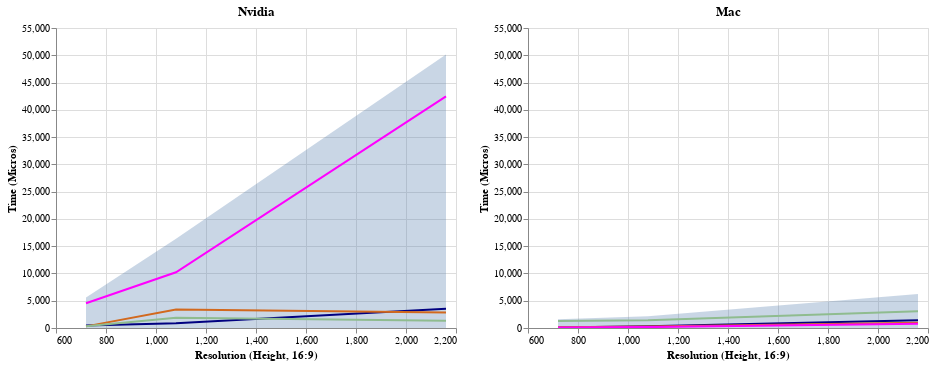

The code cell stored with this chart in its notebook:
### Code cell
def create_chart(df, name):
    input_formats = df["InputFormat"].unique()
    input_formats_dropdown = alt.binding_select(options=input_formats, name="Input format")
    input_formats_select = alt.selection_single(
        fields=["InputFormat"],
        bind=input_formats_dropdown,
        name="Input format",
        init={'InputFormat': input_formats[1]}
    )

    output_formats = df["OutputFormat"].unique()
    output_formats_dropdown = alt.binding_select(options=output_formats, name="Output format")
    output_formats_select = alt.selection_single(
        fields=["OutputFormat"],
        bind=output_formats_dropdown,
        name="Output format",
        init={'OutputFormat': output_formats[1]}
    )

    columns = [
        "CopyToDeviceVisibleTimeMicros:Q",
        "TransferDeviceVisibleToDeviceLocalTimeMicros:Q",
        "ComputeConversionTimeMicros:Q",
        "CopyDeviceVisibleToHostLocalTimeMicros:Q",
    ]

    colors = [
        'navy', 'chocolate', 'darkseagreen', 'fuchsia'
    ]

    base = alt.Chart(df).mark_area(size=1).encode(
        x=alt.X("OutputHeight:Q", title="Resolution (Height, 16:9)"),
        y=alt.Y("TotalTime:Q", title="Time (Micros)"),
        opacity=alt.value(0.3)
    )

    layers = [
        alt.Chart(df).mark_line().encode(
            x=alt.X("OutputHeight:Q"),
            y=alt.Y(column),
            tooltip=[column],
            color=alt.value(color)
        )
        for column, color in zip(columns, colors)
    ]

    return alt.layer(
        *[base, *layers]
    ).resolve_scale(
        y="shared",
        color="independent"
    ).add_selection(
        input_formats_select, output_formats_select
    ).transform_filter(
        input_formats_select & output_formats_select
    ).properties(
        title=name
    ).interactive()

nvidia_chart = create_chart(nvidia_data, "Nvidia")
mac_chart = create_chart(mac_data, "Mac")

alt.concat(nvidia_chart, mac_chart).resolve_scale(y="shared")

### Figure 1 — Vega-Lite specification as saved in the notebook (floating-point values rounded to 4 significant figures; data arrays with more than 128 entries replaced by an {"elided": "..."} marker saying what was removed)
{"config": {"view": {"continuousWidth": 400, "continuousHeight": 300}}, "concat": [{"layer": [{"mark": {"type": "area", "size": 1}, "encoding": {"opacity": {"value": 0.3}, "x": {"field": "OutputHeight", "title": "Resolution (Height, 16:9)", "type": "quantitative"}, "y": {"field": "TotalTime", "title": "Time (Micros)", "type": "quantitative"}}, "selection": {"Input format": {"type": "single", "fields": ["InputFormat"], "bind": {"input": "select", "options": ["Interleaved8BitUYVY", "Interleaved8BitBGRA", "Interleaved8BitRGBA", "Planar8Bit420", "Planar8Bit420YV12", "Planar8Bit420NV12", "Interleaved10BitRGB", "Planar16BitP216", "Planar8Bit422", "Planar8Bit444", "Planar10Bit420", "Planar10Bit422", "Planar10Bit444"], "name": "Input format"}, "init": {"InputFormat": "Interleaved8BitBGRA"}}, "Output format": {"type": "single", "fields": ["OutputFormat"], "bind": {"input": "select", "options": ["Planar8Bit420", "Planar8Bit422", "Planar8Bit444", "Planar10Bit420", "Planar10Bit422", "Planar10Bit444", "Interleaved8BitUYVY", "Interleaved8BitBGRA", "Interleaved10BitRGB"], "name": "Output format"}, "init": {"OutputFormat": "Planar8Bit422"}}, "selector007": {"type": "interval", "bind": "scales", "encodings": ["x", "y"]}}}, {"mark": "line", "encoding": {"color": {"value": "navy"}, "tooltip": [{"field": "CopyToDeviceVisibleTimeMicros", "type": "quantitative"}], "x": {"field": "OutputHeight", "type": "quantitative"}, "y": {"field": "CopyToDeviceVisibleTimeMicros", "type": "quantitative"}}}, {"mark": "line", "encoding": {"color": {"value": "chocolate"}, "tooltip": [{"field": "TransferDeviceVisibleToDeviceLocalTimeMicros", "type": "quantitative"}], "x": {"field": "OutputHeight", "type": "quantitative"}, "y": {"field": "TransferDeviceVisibleToDeviceLocalTimeMicros", "type": "quantitative"}}}, {"mark": "line", "encoding": {"color": {"value": "darkseagreen"}, "tooltip": [{"field": "ComputeConversionTimeMicros", "type": "quantitative"}], "x": {"field": "OutputHeight", "type": "quantitative"}, "y": {"field": "ComputeConversionTimeMicros", "type": "quantitative"}}}, {"mark": "line", "encoding": {"color": {"value": "fuchsia"}, "tooltip": [{"field": "CopyDeviceVisibleToHostLocalTimeMicros", "type": "quantitative"}], "x": {"field": "OutputHeight", "type": "quantitative"}, "y": {"field": "CopyDeviceVisibleToHostLocalTimeMicros", "type": "quantitative"}}}], "data": {"name": "data-fddf4aee087407f8d8d0f4ab0b343569"}, "resolve": {"scale": {"color": "independent", "y": "shared"}}, "title": "Nvidia", "transform": [{"filter": {"selection": {"and": ["Input format", "Output format"]}}}]}, {"layer": [{"mark": {"type": "area", "size": 1}, "encoding": {"opacity": {"value": 0.3}, "x": {"field": "OutputHeight", "title": "Resolution (Height, 16:9)", "type": "quantitative"}, "y": {"field": "TotalTime", "title": "Time (Micros)", "type": "quantitative"}}, "selection": {"Input format": {"type": "single", "fields": ["InputFormat"], "bind": {"input": "select", "options": ["Interleaved8BitUYVY", "Interleaved8BitBGRA", "Interleaved8BitRGBA", "Planar8Bit420", "Planar8Bit420YV12", "Planar8Bit420NV12", "Interleaved10BitRGB", "Planar16BitP216", "Planar8Bit422", "Planar8Bit444", "Planar10Bit420", "Planar10Bit422", "Planar10Bit444"], "name": "Input format"}, "init": {"InputFormat": "Interleaved8BitBGRA"}}, "Output format": {"type": "single", "fields": ["OutputFormat"], "bind": {"input": "select", "options": ["Planar8Bit420", "Planar8Bit422", "Planar8Bit444", "Planar10Bit420", "Planar10Bit422", "Planar10Bit444", "Interleaved8BitUYVY", "Interleaved8BitBGRA", "Interleaved10BitRGB"], "name": "Output format"}, "init": {"OutputFormat": "Planar8Bit422"}}, "selector008": {"type": "interval", "bind": "scales", "encodings": ["x", "y"]}}}, {"mark": "line", "encoding": {"color": {"value": "navy"}, "tooltip": [{"field": "CopyToDeviceVisibleTimeMicros", "type": "quantitative"}], "x": {"field": "OutputHeight", "type": "quantitative"}, "y": {"field": "CopyToDeviceVisibleTimeMicros", "type": "quantitative"}}}, {"mark": "line", "encoding": {"color": {"value": "chocolate"}, "tooltip": [{"field": "TransferDeviceVisibleToDeviceLocalTimeMicros", "type": "quantitative"}], "x": {"field": "OutputHeight", "type": "quantitative"}, "y": {"field": "TransferDeviceVisibleToDeviceLocalTimeMicros", "type": "quantitative"}}}, {"mark": "line", "encoding": {"color": {"value": "darkseagreen"}, "tooltip": [{"field": "ComputeConversionTimeMicros", "type": "quantitative"}], "x": {"field": "OutputHeight", "type": "quantitative"}, "y": {"field": "ComputeConversionTimeMicros", "type": "quantitative"}}}, {"mark": "line", "encoding": {"color": {"value": "fuchsia"}, "tooltip": [{"field": "CopyDeviceVisibleToHostLocalTimeMicros", "type": "quantitative"}], "x": {"field": "OutputHeight", "type": "quantitative"}, "y": {"field": "CopyDeviceVisibleToHostLocalTimeMicros", "type": "quantitative"}}}], "data": {"name": "data-5bd18b26098cb677f6e7123eb14bf3c6"}, "resolve": {"scale": {"color": "independent", "y": "shared"}}, "title": "Mac", "transform": [{"filter": {"selection": {"and": ["Input format", "Output format"]}}}]}], "resolve": {"scale": {"y": "shared"}}, "$schema": "https://vega.github.io/schema/vega-lite/v4.17.0.json", "datasets": {"data-fddf4aee087407f8d8d0f4ab0b343569": {"elided": "351 records"}, "data-5bd18b26098cb677f6e7123eb14bf3c6": {"elided": "351 records"}}}
